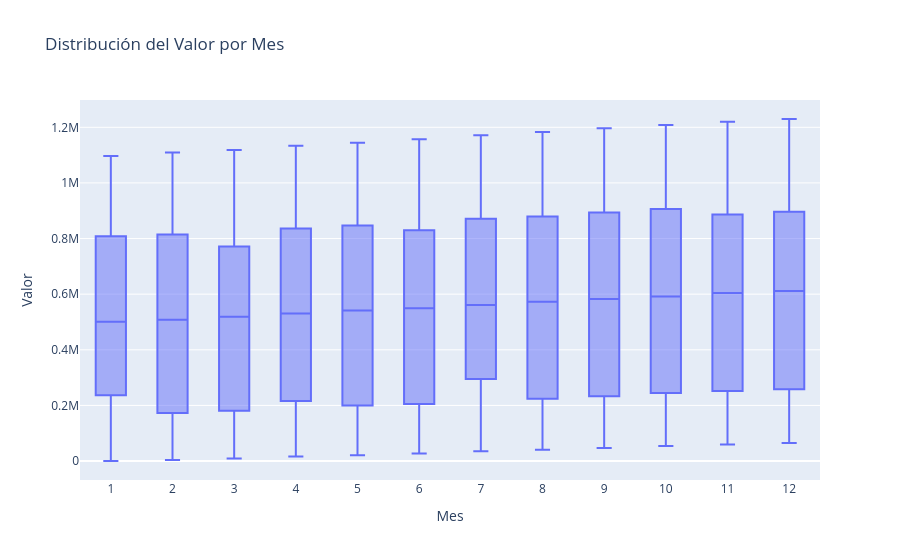

The notebook cell this image was saved under:
### Markdown cell above
Se agrupa el DataFrame por mes. 
Se crean boxplots para visualizar la distribución de los valores en cada mes. 
Esto ayuda a entender la variabilidad mensual y a identificar posibles patrones estacionales.

### Code cell
# df_filtrado = df_final[(df_final['Estado']!='TOTAL') & ((df_final['Ax_003']=='H') | (df_final['Ax_003']=='M'))] 
# df_filtrado = df_final[(df_final['Estado']=='TOTAL') & ((df_final['Ax_003']=='Sem.') )]

# Agrupar por mes y calcular estadísticas descriptivas
monthly_stats = df_acumulado.groupby(['Mes'])['Valor_acumulado_corregido'].describe()
print("Estadísticas descriptivas por mes:")
display(monthly_stats)

# Crear un boxplot interactivo para visualizar la distribución por mes con seaborn
plt.figure(figsize=(12, 6))
sns.boxplot(data=df_acumulado, x='Mes', y='Valor_acumulado_corregido')
plt.title(f'Distribución del Valor por Mes respecto al incremento semanal (Ax_003=Sem.)')
plt.xlabel('Mes')
plt.ylabel('Valor')
plt.grid(True)
plt.show()
# # Crear un boxplot interactivo para visualizar la distribución por mes con plotly
fig = px.box(df_acumulado, x='Mes', y='Valor_acumulado_corregido',
             title='Distribución del Valor por Mes',
             labels={'Mes': 'Mes', 'Valor_acumulado_corregido': 'Valor'},
             hover_data={'Semana': True,},
             category_orders={"Mes": sorted(df_acumulado['Mes'].unique())}) # Asegurar el orden correcto de los meses

fig.update_layout(xaxis = dict(tickmode = 'linear', tick0 = 1, dtick = 1)) # Asegurar que se muestren todos los meses
fig.show()

### Figure 1 — Plotly figure (JSON) as saved in the notebook; plotly's stock layout.template omitted (floating-point values rounded to 4 significant figures; data arrays with more than 128 entries replaced by an {"elided": "..."} marker saying what was removed)
{"data": [{"alignmentgroup": "True", "customdata": {"elided": "573x1 int values"}, "hovertemplate": "Mes=%{x}<br>Valor=%{y}<br>Semana=%{customdata[0]}<extra></extra>", "legendgroup": "", "marker": {"color": "#636efa"}, "name": "", "notched": false, "offsetgroup": "", "orientation": "v", "showlegend": false, "type": "box", "x": {"elided": "573 int values"}, "x0": " ", "xaxis": "x", "y": {"elided": "573 float values"}, "y0": " ", "yaxis": "y"}], "layout": {"boxmode": "group", "legend": {"tracegroupgap": 0}, "title": {"text": "Distribución del Valor por Mes"}, "xaxis": {"anchor": "y", "categoryarray": [1, 2, 3, 4, 5, 6, 7, 8, 9, 10, 11, 12], "categoryorder": "array", "domain": [0, 1], "dtick": 1, "tick0": 1, "tickmode": "linear", "title": {"text": "Mes"}}, "yaxis": {"anchor": "x", "domain": [0, 1], "title": {"text": "Valor"}}}}
